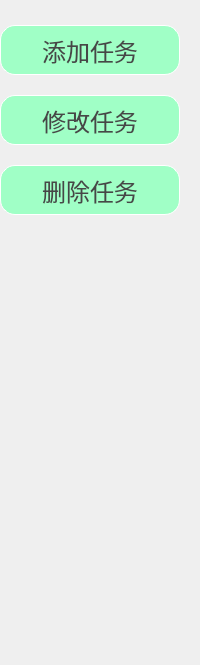
               <widget class="QWidget" name="taskSetting">
                <attribute name="title">
                 <string>任务设置</string>
                </attribute>
                <layout class="QVBoxLayout" name="verticalLayout_7">
                 <property name="spacing">
                  <number>20</number>
                 </property>
                 <property name="leftMargin">
                  <number>0</number>
                 </property>
                 <property name="topMargin">
                  <number>25</number>
                 </property>
                 <property name="rightMargin">
                  <number>0</number>
                 </property>
                 <property name="bottomMargin">
                  <number>0</number>
                 </property>
                 <item>
                  <widget class="QPushButton" name="taskAdd">
                   <property name="minimumSize">
                    <size>
                     <width>180</width>
                     <height>50</height>
                    </size>
                   </property>
                   <property name="maximumSize">
                    <size>
                     <width>180</width>
                     <height>50</height>
                    </size>
                   </property>
                   <property name="styleSheet">
                    <string notr="true">QPushButton{
	border: 1px solid white;
	background-color: rgb(160, 255, 198);
	border-radius: 15px;
	color: rgb(71, 71, 71);
	font-size: 24px;
}	
QPushButton::hover{
 	background-color: qlineargradient(spread:pad, x1:0, y1:0, x2:0, y2:1, stop:0 #273c75, stop:1 #487eb0);
}
QPushButton::pressed{
    color: #FFFFFF;
    background: transparent;
	font-size: 20px;
}</string>
                   </property>
                   <property name="text">
                    <string>添加任务</string>
                   </property>
                  </widget>
                 </item>
                 <item>
                  <widget class="QPushButton" name="taskModify">
                   <property name="minimumSize">
                    <size>
                     <width>180</width>
                     <height>50</height>
                    </size>
                   </property>
                   <property name="maximumSize">
                    <size>
                     <width>180</width>
                     <height>50</height>
                    </size>
                   </property>
                   <property name="styleSheet">
                    <string notr="true">QPushButton{
	border: 1px solid white;
	background-color: rgb(160, 255, 198);
	border-radius: 15px;
	color: rgb(71, 71, 71);
	font-size: 24px;
}	
QPushButton::hover{
 	background-color: qlineargradient(spread:pad, x1:0, y1:0, x2:0, y2:1, stop:0 #273c75, stop:1 #487eb0);
}
QPushButton::pressed{
    color: #FFFFFF;
    background: transparent;
	font-size: 20px;
}</string>
                   </property>
                   <property name="text">
                    <string>修改任务</string>
                   </property>
                  </widget>
                 </item>
                 <item>
                  <widget class="QPushButton" name="taskDelete">
                   <property name="minimumSize">
                    <size>
                     <width>180</width>
                     <height>50</height>
                    </size>
                   </property>
                   <property name="maximumSize">
                    <size>
                     <width>180</width>
                     <height>50</height>
                    </size>
                   </property>
                   <property name="styleSheet">
                    <string notr="true">QPushButton{
	border: 1px solid white;
	background-color: rgb(160, 255, 198);
	border-radius: 15px;
	color: rgb(71, 71, 71);
	font-size: 24px;
}	
QPushButton::hover{
 	background-color: qlineargradient(spread:pad, x1:0, y1:0, x2:0, y2:1, stop:0 #273c75, stop:1 #487eb0);
}
QPushButton::pressed{
    color: #FFFFFF;
    background: transparent;
	font-size: 20px;
}</string>
                   </property>
                   <property name="text">
                    <string>删除任务</string>
                   </property>
                  </widget>
                 </item>
                 <item>
                  <spacer name="verticalSpacer_4">
                   <property name="orientation">
                    <enum>Qt::Vertical</enum>
                   </property>
                   <property name="sizeHint" stdset="0">
                    <size>
                     <width>20</width>
                     <height>450</height>
                    </size>
                   </property>
                  </spacer>
                 </item>
                </layout>
               </widget>
